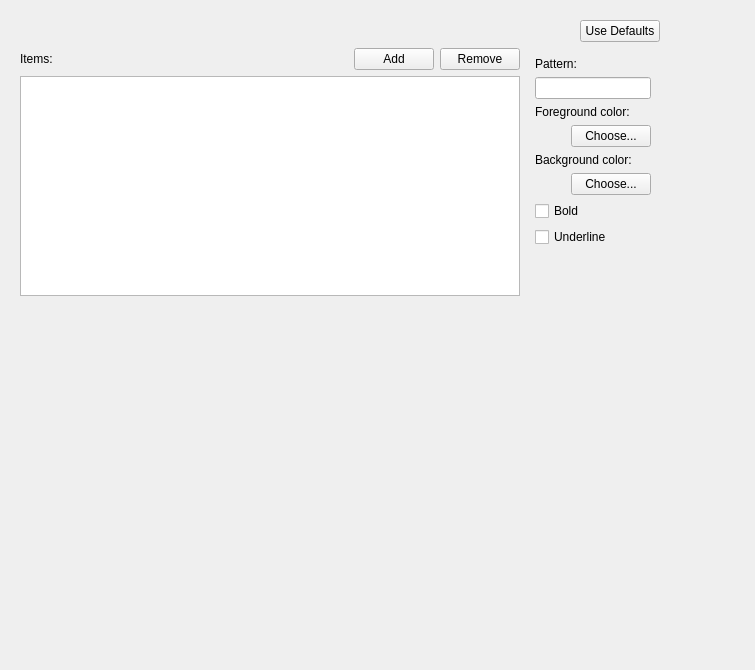
<?xml version="1.0" encoding="UTF-8"?>
<ui version="4.0">
 <class>CSyntaxHighlightWidget</class>
 <widget class="QWidget" name="CSyntaxHighlightWidget">
  <property name="geometry">
   <rect>
    <x>0</x>
    <y>0</y>
    <width>755</width>
    <height>670</height>
   </rect>
  </property>
  <property name="windowTitle">
   <string>Form</string>
  </property>
  <layout class="QGridLayout" name="gridLayout">
   <item row="1" column="0">
    <widget class="QWidget" name="m_pWidgets" native="true">
     <layout class="QGridLayout" name="gridLayout_2">
      <item row="3" column="4">
       <widget class="QPushButton" name="m_pRemovePattern">
        <property name="text">
         <string>Remove</string>
        </property>
       </widget>
      </item>
      <item row="0" column="6">
       <widget class="QPushButton" name="m_pUseDefaults">
        <property name="text">
         <string>Use Defaults</string>
        </property>
       </widget>
      </item>
      <item row="3" column="1">
       <widget class="QLabel" name="label">
        <property name="text">
         <string>Items:</string>
        </property>
       </widget>
      </item>
      <item row="3" column="5" rowspan="10" colspan="2">
       <widget class="QWidget" name="m_pPatternWidgets" native="true">
        <layout class="QGridLayout" name="gridLayout_3">
         <item row="5" column="0" colspan="2">
          <widget class="QLabel" name="label_3">
           <property name="text">
            <string>Background color:</string>
           </property>
          </widget>
         </item>
         <item row="4" column="1">
          <widget class="QPushButton" name="m_pChooseFGColor">
           <property name="text">
            <string>Choose...</string>
           </property>
          </widget>
         </item>
         <item row="6" column="1">
          <widget class="QPushButton" name="m_pChooseBGColor">
           <property name="text">
            <string>Choose...</string>
           </property>
          </widget>
         </item>
         <item row="1" column="0" colspan="2">
          <widget class="QLabel" name="label_4">
           <property name="text">
            <string>Pattern:</string>
           </property>
          </widget>
         </item>
         <item row="2" column="0" colspan="2">
          <widget class="QLineEdit" name="m_pPattern"/>
         </item>
         <item row="4" column="0">
          <widget class="QWidget" name="m_pFGColor" native="true">
           <property name="sizePolicy">
            <sizepolicy hsizetype="Maximum" vsizetype="Preferred">
             <horstretch>0</horstretch>
             <verstretch>0</verstretch>
            </sizepolicy>
           </property>
           <property name="minimumSize">
            <size>
             <width>30</width>
             <height>0</height>
            </size>
           </property>
           <property name="maximumSize">
            <size>
             <width>30</width>
             <height>16777215</height>
            </size>
           </property>
          </widget>
         </item>
         <item row="6" column="0">
          <widget class="QWidget" name="m_pBGColor" native="true">
           <property name="sizePolicy">
            <sizepolicy hsizetype="Maximum" vsizetype="Preferred">
             <horstretch>0</horstretch>
             <verstretch>0</verstretch>
            </sizepolicy>
           </property>
           <property name="minimumSize">
            <size>
             <width>30</width>
             <height>0</height>
            </size>
           </property>
           <property name="maximumSize">
            <size>
             <width>30</width>
             <height>16777215</height>
            </size>
           </property>
          </widget>
         </item>
         <item row="3" column="0" colspan="2">
          <widget class="QLabel" name="label_2">
           <property name="text">
            <string>Foreground color:</string>
           </property>
          </widget>
         </item>
         <item row="9" column="0" colspan="2">
          <spacer name="verticalSpacer_2">
           <property name="orientation">
            <enum>Qt::Vertical</enum>
           </property>
           <property name="sizeHint" stdset="0">
            <size>
             <width>20</width>
             <height>40</height>
            </size>
           </property>
          </spacer>
         </item>
         <item row="8" column="0" colspan="2">
          <widget class="QCheckBox" name="m_pUnderline">
           <property name="text">
            <string>Underline</string>
           </property>
          </widget>
         </item>
         <item row="7" column="0" colspan="2">
          <widget class="QCheckBox" name="m_pBold">
           <property name="text">
            <string>Bold</string>
           </property>
          </widget>
         </item>
        </layout>
       </widget>
      </item>
      <item row="4" column="1" rowspan="9" colspan="4">
       <widget class="QListWidget" name="m_pItems">
        <property name="sizePolicy">
         <sizepolicy hsizetype="Expanding" vsizetype="Expanding">
          <horstretch>0</horstretch>
          <verstretch>0</verstretch>
         </sizepolicy>
        </property>
        <property name="minimumSize">
         <size>
          <width>500</width>
          <height>0</height>
         </size>
        </property>
       </widget>
      </item>
      <item row="3" column="3">
       <widget class="QPushButton" name="m_pAddPattern">
        <property name="text">
         <string>Add</string>
        </property>
       </widget>
      </item>
      <item row="3" column="2">
       <spacer name="horizontalSpacer_2">
        <property name="orientation">
         <enum>Qt::Horizontal</enum>
        </property>
        <property name="sizeHint" stdset="0">
         <size>
          <width>40</width>
          <height>20</height>
         </size>
        </property>
       </spacer>
      </item>
     </layout>
    </widget>
   </item>
   <item row="2" column="0">
    <spacer name="verticalSpacer">
     <property name="orientation">
      <enum>Qt::Vertical</enum>
     </property>
     <property name="sizeHint" stdset="0">
      <size>
       <width>20</width>
       <height>40</height>
      </size>
     </property>
    </spacer>
   </item>
   <item row="1" column="1" rowspan="2">
    <spacer name="horizontalSpacer">
     <property name="orientation">
      <enum>Qt::Horizontal</enum>
     </property>
     <property name="sizeHint" stdset="0">
      <size>
       <width>40</width>
       <height>20</height>
      </size>
     </property>
    </spacer>
   </item>
  </layout>
 </widget>
 <resources/>
 <connections/>
</ui>
